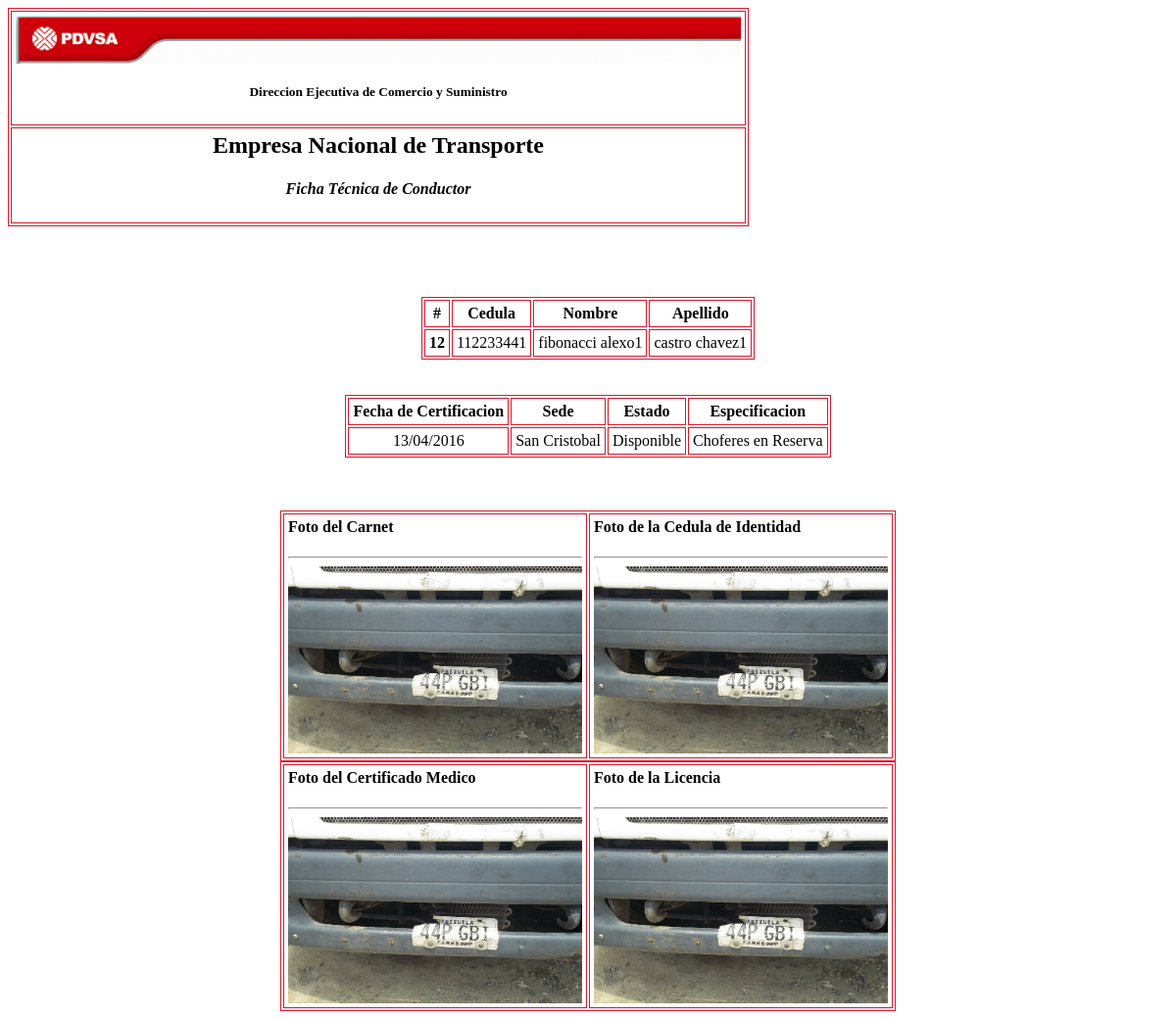
The page /conductor/formato.php?id=12 on the database as committed earlier.
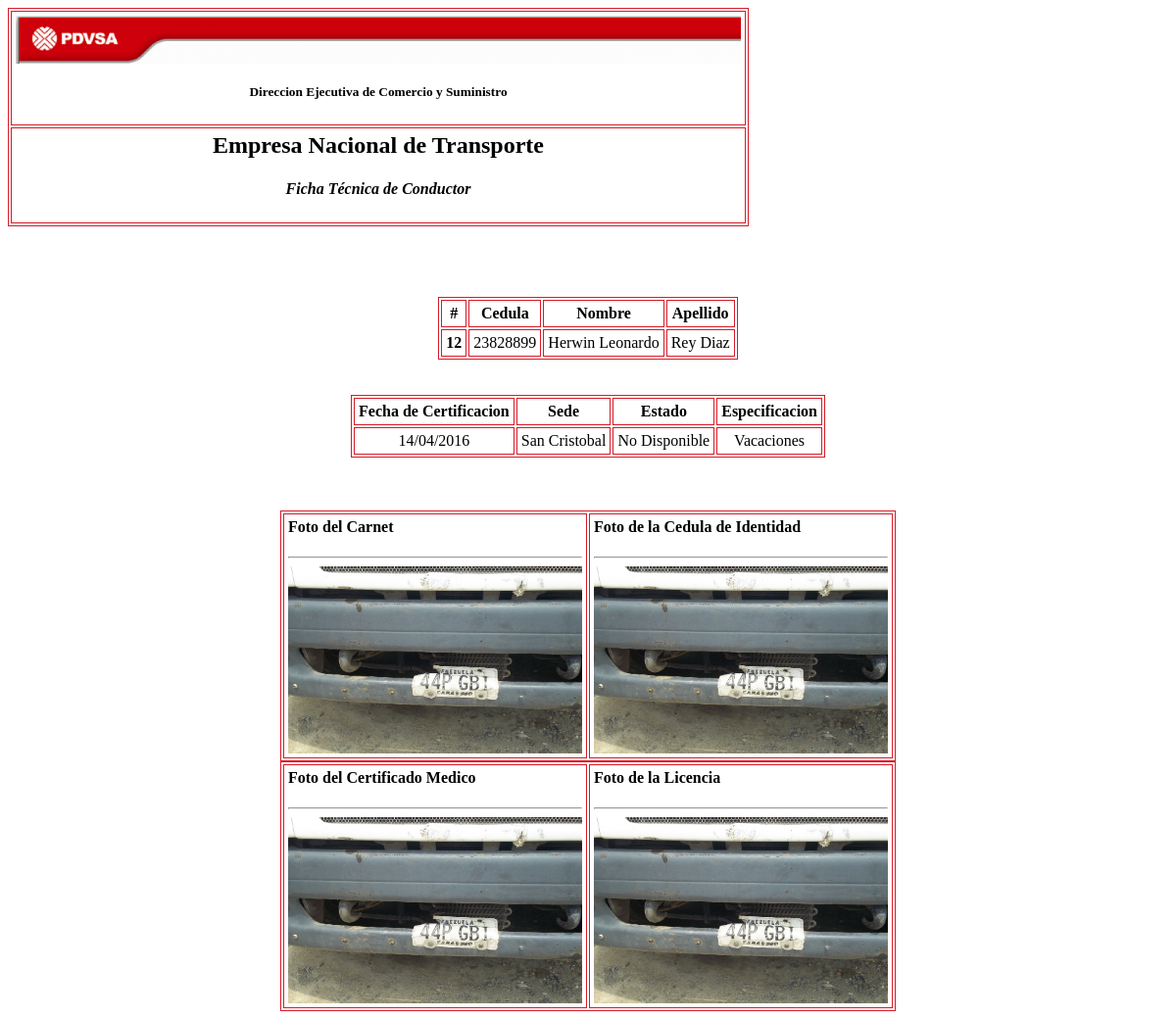
The same page on the database as committed later.
### tables this page shows
CREATE TABLE `conductor` (
  `id_conductor` int(11) NOT NULL,
  `cedula_conductor` varchar(10) NOT NULL,
  `nombre_conductor` varchar(45) DEFAULT NULL,
  `apellido_conductor` varchar(45) DEFAULT NULL,
  `fecha_conductor` varchar(12) DEFAULT NULL,
  `id_sede_conductor` varchar(11) NOT NULL,
  `id_conductor_estado` varchar(4) NOT NULL,
  `id_estado_especificacion` varchar(4) NOT NULL
);

CREATE TABLE `conductor_estado` (
  `id_conductor_estado` varchar(4) NOT NULL,
  `nombre_estado` varchar(13) NOT NULL
);

CREATE TABLE `estado_especificacion` (
  `id_estado_especificacion` varchar(4) NOT NULL,
  `nombre_especificacion` varchar(33) NOT NULL
);

CREATE TABLE `sede` (
  `id_sede` varchar(11) NOT NULL,
  `nombre_sede` varchar(45) NOT NULL COMMENT 'Nombre de la sede',
  `id_distrito_sede` varchar(11) NOT NULL
);

### config/conductor.php (called while the page is built, shortened)
<?php
class Conductor {
    public static function listar_conductor_byid($c) {
        $sql = "SELECT id_conductor, cedula_conductor, nombre_conductor, apellido_conductor, fecha_conductor, ";
        $sql .= "nombre_sede, conductor.id_sede_conductor, conductor.id_conductor_estado, ";
        $sql .= "conductor.id_estado_especificacion, nombre_estado, nombre_especificacion FROM conductor ";
        $sql .= "INNER JOIN sede ON sede.id_sede = conductor.id_sede_conductor ";
        $sql .= "INNER JOIN conductor_estado ON conductor_estado.id_conductor_estado = conductor.id_conductor_estado ";
        $sql .= "INNER JOIN estado_especificacion ON estado_especificacion.id_estado_especificacion = conductor.id_estado_especificacion ";
        $sql .= "WHERE id_conductor ='" . $c . "'";
        $resultado = self::consulta($sql);
        return !empty($resultado) ? $resultado : false;
    }
    public static function consulta($sql) {
        global $database;
        $resultado_listado = $database->query($sql);
        $objeto_array = array();
        while ($registro = mysqli_fetch_array($resultado_listado)) {
            $objeto_array[] = self::instanciacion($registro);
        }
        return $objeto_array;
    }
    private static function instanciacion($registro) {
        $conductor = new self();
        foreach ($registro as $propiedad => $value) {
            if ($conductor->tiene_la_propiedad($propiedad)) {
                $conductor->$propiedad = $value;
            }
        }
        return $conductor;
    }
    private function tiene_la_propiedad($propiedad) {
        $propiedades_objeto = get_object_vars($this);
        return array_key_exists($propiedad, $propiedades_objeto);
    }
}

### config/database.php (called while the page is built, shortened)
<?php
class Database {
	public $conexion;
	public function abrir_conexion_db(){
	$this->conexion = new mysqli(DB_HOST, DB_USER, DB_PASS, DB_NAME);
	}
	public function query($sql)
	{
		$resultado = mysqli_query($this->conexion, $sql);
		return $resultado;
	}
}
$database = new Database();
?>

### conductor/formato.php (the view, shortened to what the changed rows need)
<page style="font-size: 12pt">
    <?php
echo '<table style="border: solid 1px #D51C28">';
echo '  <tr>';
echo '      <td>';
echo '          <h2 class="text-center">Empresa Nacional de Transporte</h2>';
echo '      </td>';
echo '  </tr>';
echo '</table><br><br><br><br>';
    $id = $_GET['id'];
    $resultado_listado = Conductor::listar_conductor_byid($id);
    if ($resultado_listado == true) {
        foreach ($resultado_listado as $row) {
        echo "<table align='center' class='table'>";
            echo "<thead>";
            echo "<tr>
                <th class='text-center'>#</th>
                <th class='text-center'>Cedula</th>
                <th class='text-center'>Nombre</th>
                <th class='text-center'>Apellido</th>
                </tr>";
            echo "</thead>";
            echo "<tbody>";
                echo "<tr>";
                echo '<th class="text-center" scope="row">' . $row->id_conductor . '</th>';
                echo "<td class='text-center'>" . $row->cedula_conductor . "</td>";
                echo "<td class='text-center'>" . $row->nombre_conductor . "</td>";
                echo "<td class='text-center'>" . $row->apellido_conductor . "</td>";
                echo "</tr>";
            echo "</tbody>";
        echo "</table><br><br>";
        echo "<table align='center' class='table'>";
            echo "<thead>";
            echo "<tr>
                <th class='text-center'>Fecha de Certificacion</th>
                <th class='text-center'>Sede</th>
                <th class='text-center'>Estado</th>
                <th class='text-center'>Especificacion</th>
                </tr>";
            echo "</thead>";
            echo "<tbody>";
                echo "<tr>";
                echo "<td class='text-center'>" . $row->fecha_conductor . "</td>";
                echo "<td class='text-center'>" . $row->nombre_sede . "</td>";
                echo "<td class='text-center'>" . $row->nombre_estado . "</td>";
                echo "<td class='text-center'>" . $row->nombre_especificacion . "</td>";
                echo "</tr>";
            echo "</tbody>";
        echo "</table><br><br><br>";
        echo '<table align="center" style="border: solid 1px #D51C28">';
        echo '  <tr>';
        if(file_exists('../img/conductor/carnet/' . $row->id_conductor . '_carnet.png')) {
        echo '      <td>';
        echo '          <h4>Foto del Carnet</h4>';
        echo '          <hr>';
        echo '          <img src="../img/conductor/carnet/' . $row->id_conductor . '_carnet.png" alt="Logo" width=300 />';
        echo '      </td>';
        }
        if(file_exists('../img/conductor/cedula/' . $row->id_conductor . '_cedula.png')) {
        echo '      <td>';
        echo '          <h4>Foto de la Cedula de Identidad</h4>';
        echo '          <hr>';
        echo '          <img src="../img/conductor/cedula/' . $row->id_conductor . '_cedula.png" alt="Logo" width=300 />';
        echo '      </td>';
        }
        echo '  </tr>';
        echo '</table>';
        echo '<table align="center" style="border: solid 1px #D51C28">';
        echo '  <tr>';
        if(file_exists('../img/conductor/certificado_medico/' . $row->id_conductor . '_certificado_medico.png')) {
        echo '      <td>';
        echo '          <h4>Foto del Certificado Medico</h4>';
        echo '          <hr>';
        echo '          <img src="../img/conductor/certificado_medico/' . $row->id_conductor . '_certificado_medico.png" alt="Logo" width=300 />';
        echo '      </td>';
        }
        if(file_exists('../img/conductor/licencia/' . $row->id_conductor . '_licencia.png')) {
        echo '      <td>';
        echo '          <h4>Foto de la Licencia</h4>';
        echo '          <hr>';
        echo '          <img src="../img/conductor/licencia/' . $row->id_conductor . '_licencia.png" alt="Logo" width=300 />';
        echo '      </td>';
        }
        echo '  </tr>';
        echo '</table>';
        }
    }
    ?>
</page>

Rows that differ between the two databases and show on the page:
changed conductor "San Cristobal": cedula_conductor "112233441" → "23828899"; nombre_conductor "fibonacci alexo1" → "Herwin Leonardo"; apellido_conductor "castro chavez1" → "Rey Diaz"; fecha_conductor "13/04/2016" → "14/04/2016"; id_conductor_estado.nombre_estado "Disponible" → "No Disponible"; id_estado_especificacion.nombre_especificacion "Choferes en Reserva" → "Vacaciones"
